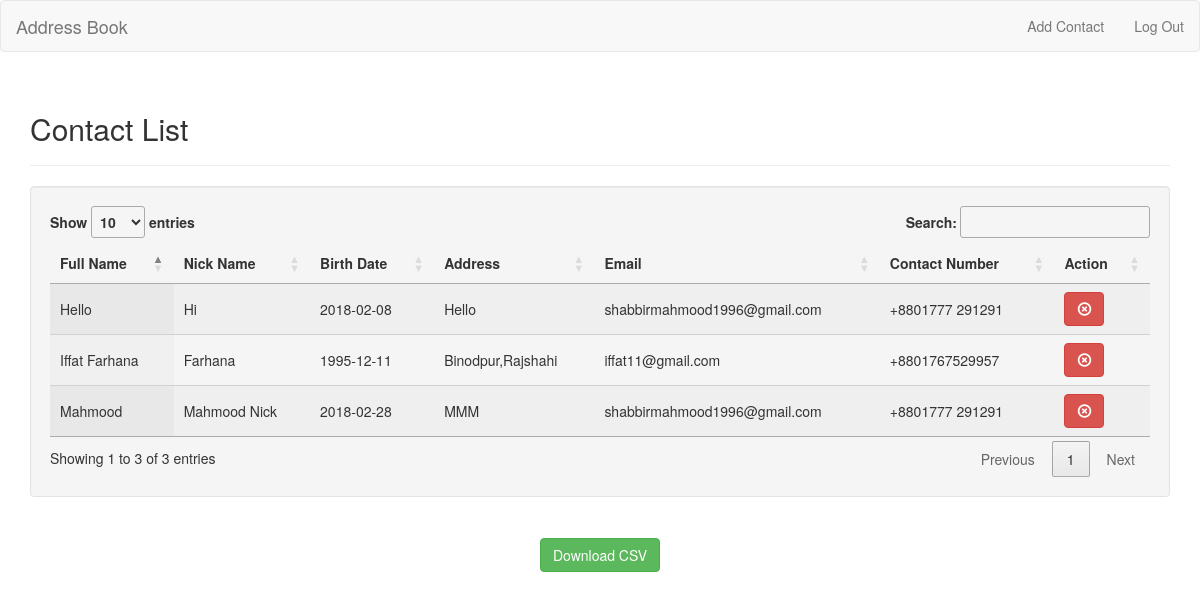
/view.php (signed in), run on the app's committed database.
### tables this page shows
CREATE TABLE `contact_tb` (
  `id` int(10) NOT NULL,
  `user_id` int(10) NOT NULL,
  `full_name` varchar(100) NOT NULL,
  `nick_name` varchar(100) NOT NULL,
  `birth_date` date NOT NULL,
  `address` varchar(100) NOT NULL,
  `email` varchar(100) NOT NULL,
  `contact_number` varchar(100) NOT NULL
);

### view.php (the view, shortened to what this page needs)
<?php
    $db = mysqli_connect('localhost', 'root', '', 'address_book_db');
    if (isset($_SESSION['name'])) {
        $username = $_SESSION['name'];
        $password = $_SESSION['password'];
    }
    $identified = mysqli_query($db,"SELECT id FROM user_tb WHERE name = '$username' AND password ='$password' ");
    $row = mysqli_fetch_array($identified);
    $user_id = $row['id'];
    $query = "SELECT * FROM contact_tb where user_id = '$user_id'";
    $result = mysqli_query($db, $query);
?>
<!DOCTYPE html>
<html>
<head>
    <link rel="stylesheet" href="https://maxcdn.bootstrapcdn.com/bootstrap/3.3.7/css/bootstrap.min.css">
    <link rel="stylesheet" href="https://cdn.datatables.net/1.10.16/css/jquery.dataTables.min.css">
</head>
<body>
    <nav class=" navbar navbar-default">
        <div class="container-fluid">
            <div class="navbar-header">
                <a class="navbar-brand" href="#">Address Book</a>
            </div>
            <ul class="nav navbar-nav navbar-right">
                <li><a href="add.php">Add Contact</a></li>
                <li><a href="add.php?logout='1'">Log Out</a></li>
            </ul>
        </div>
    </nav>
    <br>
    <div class="container">
        <div class="col-sm-2"></div>
            <div class="col-8 ">
                <h2 id="h2">Contact List</h2>
                <hr />
                <div class="well">
                    <table id="example" class="display" cellspacing="0" width="100%">
                        <thead>
                        <tr>
                            <th>Full Name</th>
                            <th>Nick Name</th>
                            <th>Birth Date</th>
                            <th>Address</th>
                            <th>Email</th>
                            <th>Contact Number</th>
                            <th>Action</th>
                        </tr>
                        </thead>
                        <tbody>
                        <?php
                        while( $rows = mysqli_fetch_array($result))
                        {
                            ?>
                            <tr>
                                <td><?php echo $rows['full_name']; ?></td>
                                <td><?php echo $rows['nick_name']; ?></td>
                                <td><?php echo $rows['birth_date']; ?></td>
                                <td><?php echo $rows['address']; ?></td>
                                <td><?php echo $rows['email']; ?></td>
                                <td><?php echo $rows['contact_number']; ?></td>
                                <td>
                                    <form  action="removeContract.php" method="post" style="" >
                                        <button id="remove_btn"  value="<?php echo $rows['id']; ?>" type="submit" name="delete_contract" class="btn btn-danger"><span class="glyphicon glyphicon-remove-circle"></span></button>
                                    </form>
                                </td>
                            </tr>
                            <?php
                        }
                        ?>
                        </tbody>
                    </table>
                </div>
            </div>
        <div class="col-sm-2"></div>
    </div>
    <br>
    <div class="col-sm-12 text-center">
        <form  action="csvDownload.php" method="post">
            <button id="csv_btn"  value="Download" type="submit" name="download_csv" class="btn btn-success">Download CSV</button>
        </form>
     </div>
</body>
</html>

### data on the page
contact_tb: full_name "Mahmood", nick_name "Mahmood Nick", birth_date "2018-02-28", address "MMM", email "shabbirmahmood1996@gmail.com", contact_number "+8801777 291291", $rows['id'] 7 (drawn)
contact_tb: full_name "Hello", nick_name "Hi", birth_date "2018-02-08", address "Hello", email "shabbirmahmood1996@gmail.com", contact_number "+8801777 291291", $rows['id'] 8 (drawn)
contact_tb: full_name "Iffat Farhana", nick_name "Farhana", birth_date "1995-12-11", address "Binodpur,Rajshahi", email "iffat11@gmail.com", contact_number "+8801767529957", $rows['id'] 9 (drawn)
